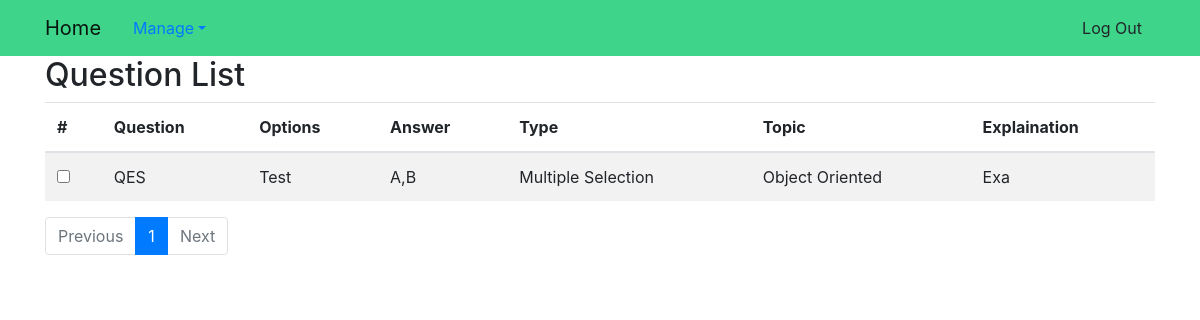
The app's page /questions/ (signed in), older data.
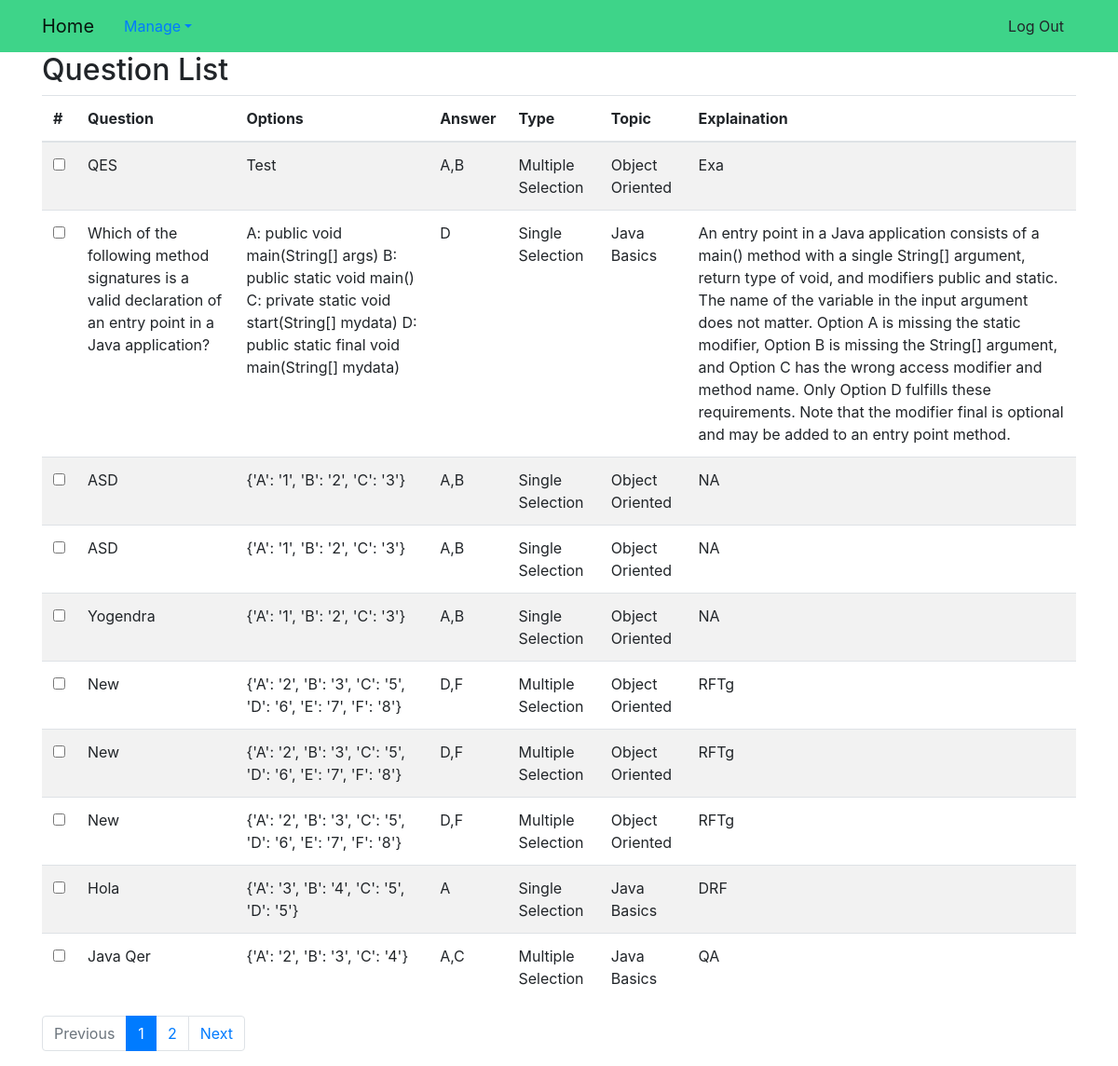
The same page, newer data.
### exam_app/models.py (models this page shows)
class Question(models.Model):
    QUESTION_TYPES = (
        ('M', 'Multiple Selection'),
        ('S', 'Single Selection')
    )
    question = models.TextField()
    options = models.TextField()  # Store Dict of applicable choices
    answer = models.TextField()  # Store List of applicable choices
    _question_type = models.CharField(max_length=1, choices=QUESTION_TYPES)
    topic = models.ForeignKey(Topic, on_delete=models.CASCADE)
    explaination = models.TextField()
    def question_type(self):
        return (dict(self.QUESTION_TYPES))[self._question_type]

class Topic(models.Model):
    name = models.CharField(max_length=1024, unique=True)
    def __str__(self):
        return self.name

### exam_app/views.py (the view)
# urls.py: url('^questions/$', views.ListQuestionView.as_view(), name='questions'),
class ListQuestionView(SuperUserRequiredMixin, ListView):
    model = models.Question
    paginate_by = 10
    def get_queryset(self):
        return models.Question.objects.all().order_by('pk')

### exam_app/views.py (called while the page is built)
    def test_func(self):
        return self.request.user.is_superuser

### exam_app/templates/exam_app/question_list.html (shortened to what this page needs)
{% extends "base.html" %}
{% block body_block %}
<h2>Question List</h2>
<table id="table" class="table table-striped">
    <thead>
        <tr>
            <th scope="col" data-checkbox="true">#</th>
            <th scope="col">Question</th>
            <th scope="col">Options</th>
            <th scope="col">Answer</th>
            <th scope="col">Type</th>
            <th scope="col">Topic</th>
            <th scope="col">Explaination</th>
        </tr>
    </thead>
    <tbody>
        {% for question in question_list %}
        <tr id="{{ question.pk}}">
            <th scope="row">
                <input type="checkbox" class="largerCheckbox" id="{ question.pk}}">
            </th>
            <td>{{ question.question}}</td>
            <td>{{ question.options}}</td>
            <td>{{ question.answer}}</td>
            <td>{{ question.question_type}}</td>
            <td>{{ question.topic}}</td>
            <td>{{ question.explaination}}</td>
        </tr>
        {% empty %}
        <tr>
            <td colspan="7">No Question Found</td>
        </tr>
        {% endfor %}
    </tbody>
</table>
<nav aria-label="PageNavigation" class="page-nav">
    <ul class="pagination">
        {% if page_obj.has_previous %}
        <li class="page-item ">
            <a class="page-link" href="?page={{ page_obj.previous_page_number }}" tabindex="-1">Previous</a>
        </li>
        {% else %}
        <li class="page-item disabled">
            <a class="page-link" href="#" tabindex="-1">Previous</a>
        </li>
        {% endif %}
        {% for num in page_obj.paginator.page_range %}
        {% if page_obj.number == num %}
        <li class="page-item active"><a class="page-link" href="?page={{ num }}">{{num}}</a>
        </li>
        {% elif num > page_obj.number|add:'-3' and num < page_obj.number|add:'3' %}
        <li class="page-item"><a class="page-link" href="?page={{ num }}">{{num}}</a></li>
        {% endif %}
        {% endfor %}
        {% if page_obj.has_next %}
        <li class="page-item">
            <a class="page-link" href="?page={{ page_obj.next_page_number }}">Next</a>
        </li>
        {% else %}
        <li class="page-item disabled">
            <a class="page-link" href="#">Next</a>
        </li>
        {% endif %}
    </ul>
</nav>
{% endblock %}

### templates/base.html (shortened to what this page needs)
<!DOCTYPE html>
{% load static %}
<html lang="en">
<head>
    <link rel="stylesheet" href="{% static 'exam_app/css/master.css'%}">
    <link rel="stylesheet" href="{% static 'bootstrap-4.5.2-dist/css/bootstrap.min.css'%}">
    <link rel="stylesheet" href="{% static 'bootstrap-4.5.2-dist/css/bootstrap-grid.min.css'%}">
</head>
<body>
    <nav class=" navbar navbar-expand-lg navbar-light mynav">
        <div class="container">
            <a class="navbar-brand" href="{% url 'exam_app:home' %}">Home</a>
            <div class="collapse navbar-collapse" id="navbarSupportedContent">
                <ul class="nav nabar-nav mr-auto">
                    {% if user.is_authenticated %}
                    <li class="nav-item dropdown">
                        <a class="nav-link dropdown-toggle" role="button" data-toggle="dropdown" href="#">Manage</a>
                    </li>
                    {% endif %}
                </ul>
                <ul class="nav nabar-nav navbar-right">
                    {% if user.is_authenticated %}
                    <li><a class="btn btn-simple" href="{% url 'exam_app:logout' %}">Log Out</a></li>
                    {% endif %}
                </ul>
            </div>
        </div>
    </nav>
    <div class="container">
        {% block body_block %}
        {% endblock %}
    </div>
</body>
</html>

### exam_app/static/exam_app/css/master.css (style rules this page uses)
.mynav { background-color: #3ed489; }

Row changes from the older to the newer data that the page shows:
added Question: question "Which of the following method signatures is a valid declaration of an entry point in a Java application?", options "A: public void main(String[] args) B: public static void main() C: private static void start(String[] mydata) D: public static final void main(String[] mydata)", answer "D", question_type "Single Selection", topic "Java Basics", explaination "An entry point in a Java application consists of a main() method with a single String[] argument, return type of void, and modifiers public and static. The name of the variable in the input argument does not matter. Option A is missing the static modifier, Option B is missing the String[] argument, and Option C has the wrong access modifier and method name. Only Option D fulfills these requirements. Note that the modifier final is optional and may be added to an entry point method."
added Question: question "ASD", options "{'A': '1', 'B': '2', 'C': '3'}", answer "A,B", question_type "Single Selection", topic "Object Oriented", explaination "NA"
added Question: question "ASD", options "{'A': '1', 'B': '2', 'C': '3'}", answer "A,B", question_type "Single Selection", topic "Object Oriented", explaination "NA"
added Question: question "Yogendra", options "{'A': '1', 'B': '2', 'C': '3'}", answer "A,B", question_type "Single Selection", topic "Object Oriented", explaination "NA"
added Question: question "New", options "{'A': '2', 'B': '3', 'C': '5', 'D': '6', 'E': '7', 'F': '8'}", answer "D,F", question_type "Multiple Selection", topic "Object Oriented", explaination "RFTg"
added Question: question "New", options "{'A': '2', 'B': '3', 'C': '5', 'D': '6', 'E': '7', 'F': '8'}", answer "D,F", question_type "Multiple Selection", topic "Object Oriented", explaination "RFTg"
added Question: question "New", options "{'A': '2', 'B': '3', 'C': '5', 'D': '6', 'E': '7', 'F': '8'}", answer "D,F", question_type "Multiple Selection", topic "Object Oriented", explaination "RFTg"
added Question: question "Hola", options "{'A': '3', 'B': '4', 'C': '5', 'D': '5'}", answer "A", question_type "Single Selection", topic "Java Basics", explaination "DRF"
added Question: question "Java Qer", options "{'A': '2', 'B': '3', 'C': '4'}", answer "A,C", question_type "Multiple Selection", topic "Java Basics", explaination "QA"
Text that changed along with them:
new list line: "2"
